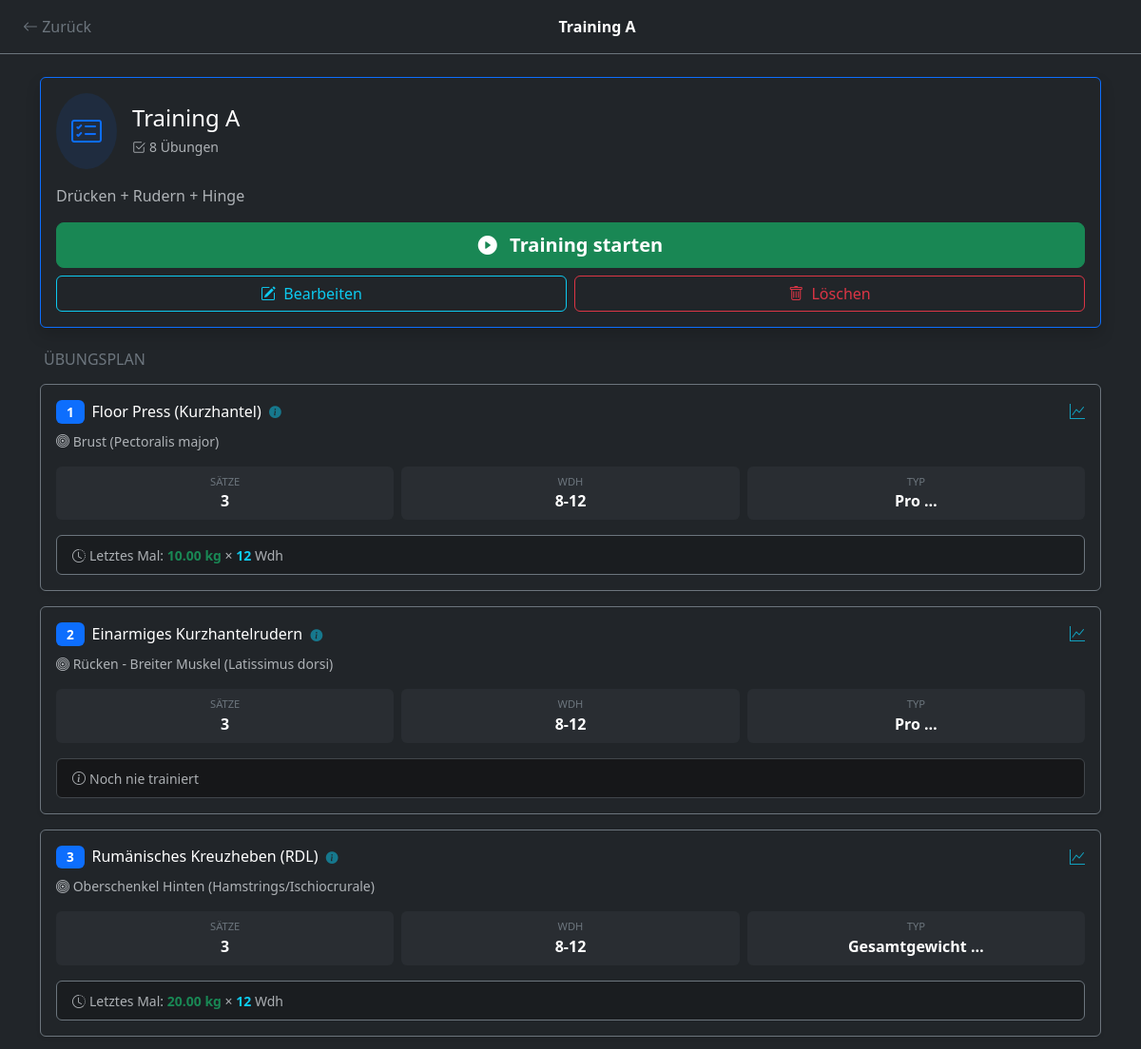
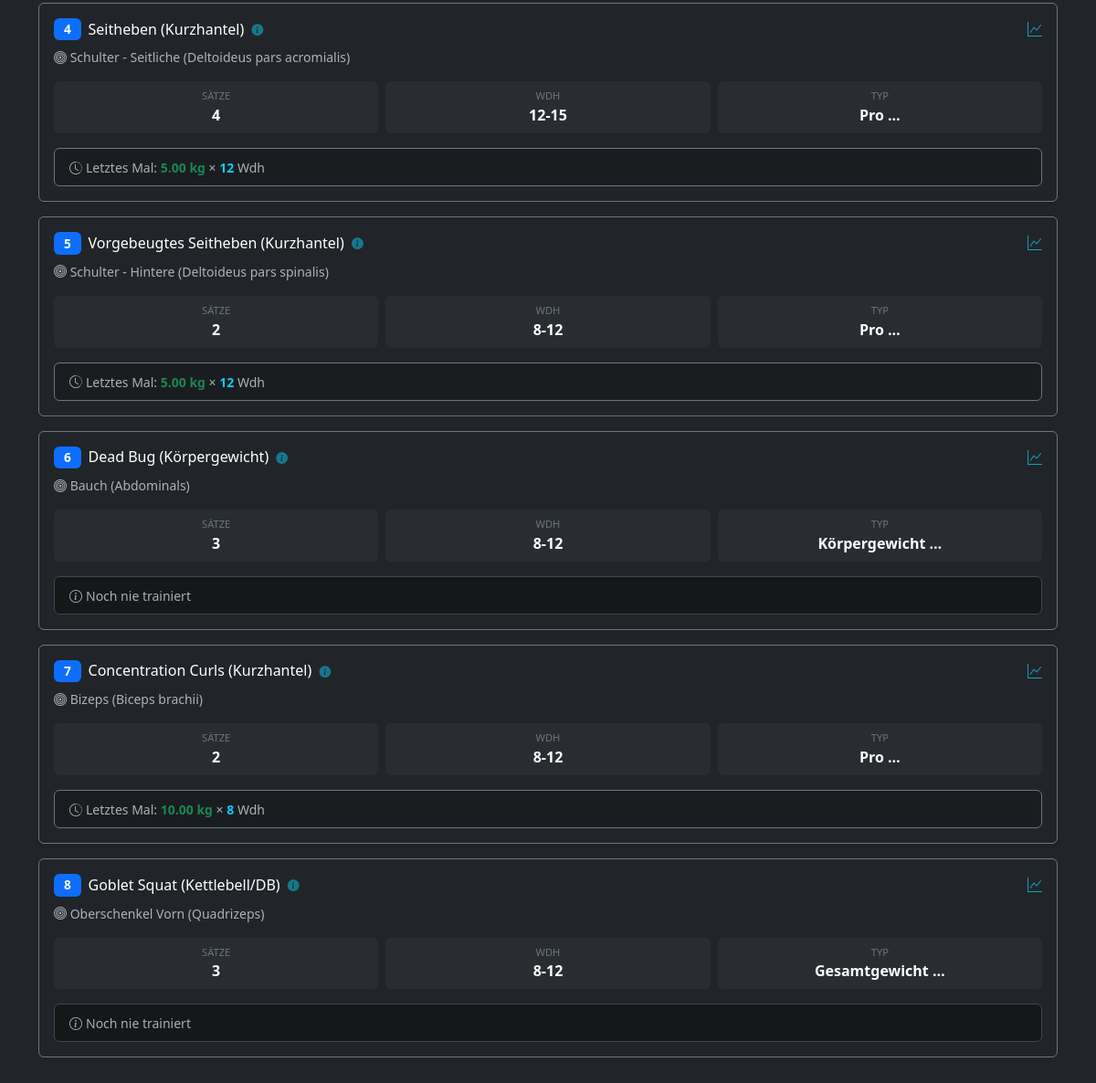
/plan/3/, run on the app's committed database (2 pictures, top to bottom).
### core/models.py (models this page shows, shortened)
class Plan(models.Model):
    user = models.ForeignKey(User, on_delete=models.CASCADE, related_name="plaene", null=True)
    name = models.CharField(max_length=100, verbose_name="Name des Plans")
    beschreibung = models.TextField(blank=True, verbose_name="Beschreibung")
    erstellt_am = models.DateTimeField(auto_now_add=True)
    class Meta:
        verbose_name = "Trainingsplan"
        verbose_name_plural = "Trainingspläne"

class PlanUebung(models.Model):
    plan = models.ForeignKey(Plan, on_delete=models.CASCADE, related_name="uebungen")
    uebung = models.ForeignKey(Uebung, on_delete=models.CASCADE, verbose_name="Übung")
    reihenfolge = models.PositiveIntegerField(default=1, verbose_name="Reihenfolge")
    trainingstag = models.CharField(max_length=100, blank=True, verbose_name="Trainingstag/Session")
    saetze_ziel = models.PositiveIntegerField(default=3, verbose_name="Geplante Sätze")
    wiederholungen_ziel = models.CharField(max_length=50, blank=True, verbose_name="Ziel-Wdh (z.B. 8-12)")
    class Meta:
        verbose_name = "Plan-Übung"
        verbose_name_plural = "Plan-Übungen"
        ordering = ['reihenfolge']

class Uebung(models.Model):
    bezeichnung = models.CharField(max_length=100, unique=True, verbose_name="Name der Übung")
    muskelgruppe = models.CharField(max_length=50, choices=MUSKELGRUPPEN, verbose_name="Hauptmuskel")
    hilfsmuskeln = models.JSONField(default=list, blank=True, verbose_name="Hilfsmuskelgruppen")
    gewichts_typ = models.CharField(max_length=20, choices=GEWICHTS_TYP, default='GESAMT', verbose_name="Gewichtsart")
    bewegungstyp = models.CharField(max_length=20, choices=BEWEGUNGS_TYP, default='ISOLATION', verbose_name="Bewegungsmuster")
    equipment = models.ManyToManyField(Equipment, related_name="uebungen", blank=True, verbose_name="Benötigtes Equipment")
    beschreibung = models.TextField(blank=True, verbose_name="Anleitung / Notizen")
    bild = models.ImageField(upload_to='uebungen_bilder/', blank=True, null=True, verbose_name="Foto/Grafik")
    video_link = models.URLField(blank=True, null=True, verbose_name="YouTube Link")
    favoriten = models.ManyToManyField(User, related_name="favoriten_uebungen", blank=True)
    erstellt_am = models.DateTimeField(auto_now_add=True)
    class Meta:
        verbose_name = "Übung"
        verbose_name_plural = "Übungen"
        ordering = ['bezeichnung']

class Satz(models.Model):
    einheit = models.ForeignKey(Trainingseinheit, on_delete=models.CASCADE, related_name="saetze")
    uebung = models.ForeignKey(Uebung, on_delete=models.PROTECT, verbose_name="Übung")
    satz_nr = models.PositiveIntegerField(default=1, verbose_name="Satz Nr.")
    gewicht = models.DecimalField(max_digits=6, decimal_places=2, verbose_name="Gewicht (kg)")
    wiederholungen = models.PositiveIntegerField(verbose_name="Wdh.")
    ist_aufwaermsatz = models.BooleanField(default=False, verbose_name="Warmup")
    rpe = models.DecimalField(
        max_digits=3,
        decimal_places=1,
        blank=True,
        null=True,
        verbose_name="RPE (1-10)",
        validators=[MinValueValidator(1.0), MaxValueValidator(10.0)]
    )
    notiz = models.TextField(blank=True, null=True, verbose_name="Notiz", max_length=500)
    superset_gruppe = models.PositiveIntegerField(
        default=0,
        verbose_name="Superset-Gruppe",
        help_text="0 = keine Gruppe, 1-9 = Gruppennummer für Supersätze"
    )
    class Meta:
        verbose_name = "Satz"
        verbose_name_plural = "Sätze"
        ordering = ['einheit', 'satz_nr']
        indexes = [
            models.Index(fields=['uebung', 'einheit']),
        ]

### core/views.py (the view)
# urls.py: path('plan/<int:plan_id>/', views.plan_details, name='plan_details'),
def plan_details(request, plan_id):
    plan = get_object_or_404(Plan, id=plan_id)
    plan_uebungen = plan.uebungen.all().order_by('reihenfolge')
    uebungen_mit_historie = []
    for plan_uebung in plan_uebungen:
        letzter_satz = Satz.objects.filter(
            uebung=plan_uebung.uebung,
            ist_aufwaermsatz=False
        ).order_by('-einheit__datum').first()
        uebungen_mit_historie.append({
            'plan_uebung': plan_uebung,
            'letztes_gewicht': letzter_satz.gewicht if letzter_satz else None,
            'letzte_wdh': letzter_satz.wiederholungen if letzter_satz else None,
        })
    context = {
        'plan': plan,
        'uebungen_mit_historie': uebungen_mit_historie,
    }
    return render(request, 'core/plan_details.html', context)

### core/templates/core/plan_details.html (shortened to what this page needs)
<!doctype html>
<html lang="de" data-bs-theme="dark">
  <head>
    <link href="https://cdn.jsdelivr.net/npm/bootstrap@5.3.3/dist/css/bootstrap.min.css" rel="stylesheet">
    <link rel="stylesheet" href="https://cdn.jsdelivr.net/npm/bootstrap-icons@1.11.3/font/bootstrap-icons.min.css">
  </head>
  <body>
    <nav class="navbar navbar-dark bg-dark border-bottom border-secondary mb-4">
      <div class="container-fluid">
        <a class="btn btn-outline-secondary border-0" href="{% url 'training_select_plan' %}">
            <i class="bi bi-arrow-left"></i> Zurück
        </a>
        <span class="navbar-text text-white fw-bold text-truncate" style="max-width: 200px;">
            {{ plan.name }}
        </span>
      </div>
    </nav>
    <div class="container pb-5">
        <div class="card bg-dark border-primary mb-4 shadow">
            <div class="card-body">
                <div class="d-flex align-items-center mb-3">
                    <div class="bg-primary bg-opacity-10 rounded-circle p-3 me-3">
                        <i class="bi bi-card-checklist fs-2 text-primary"></i>
                    </div>
                    <div>
                        <h4 class="text-white mb-1">{{ plan.name }}</h4>
                        <small class="text-muted">
                            <i class="bi bi-check2-square me-1"></i>{{ uebungen_mit_historie|length }} Übungen
                        </small>
                    </div>
                </div>
                {% if plan.beschreibung %}
                <p class="text-muted mb-3">{{ plan.beschreibung }}</p>
                {% endif %}
                <div class="d-grid gap-2">
                    <a href="{% url 'training_start_plan' plan.id %}" class="btn btn-success btn-lg fw-bold">
                        <i class="bi bi-play-circle-fill me-2"></i> Training starten
                    </a>
                    <div class="row g-2">
                        <div class="col">
                            <a href="{% url 'edit_plan' plan.id %}" class="btn btn-outline-info w-100">
                                <i class="bi bi-pencil-square me-1"></i> Bearbeiten
                            </a>
                        </div>
                        <div class="col">
                            <button class="btn btn-outline-danger w-100" data-bs-toggle="modal" data-bs-target="#deletePlanModal">
                                <i class="bi bi-trash me-1"></i> Löschen
                            </button>
                        </div>
                    </div>
                </div>
            </div>
        </div>
        <h6 class="text-secondary mb-3 ps-1 text-uppercase">Übungsplan</h6>
        {% for item in uebungen_mit_historie %}
        <div class="card bg-dark border-secondary mb-3 shadow-sm">
            <div class="card-body">
                <div class="d-flex justify-content-between align-items-start mb-2">
                    <div class="d-flex align-items-center">
                        <span class="badge bg-primary me-2">{{ item.plan_uebung.reihenfolge }}</span>
                        <h6 class="mb-0 text-white">
                            <a href="#" class="text-decoration-none text-white exercise-link"
                               data-exercise-id="{{ item.plan_uebung.uebung.id }}"
                               title="Übungsdetails anzeigen">
                                {{ item.plan_uebung.uebung.bezeichnung }}
                                <i class="bi bi-info-circle-fill text-info opacity-50 ms-1"></i>
                            </a>
                        </h6>
                    </div>
                    <a href="{% url 'exercise_stats' item.plan_uebung.uebung.id %}"
                       class="text-info text-decoration-none opacity-75">
                        <i class="bi bi-graph-up"></i>
                    </a>
                </div>
                <small class="text-muted d-block mb-3">
                    <i class="bi bi-bullseye"></i> {{ item.plan_uebung.uebung.get_muskelgruppe_display }}
                </small>
                <div class="row g-2 mb-3">
                    <div class="col-4">
                        <div class="bg-secondary bg-opacity-10 rounded p-2 text-center">
                            <small class="text-secondary d-block" style="font-size: 0.7rem;">SÄTZE</small>
                            <strong class="text-white">{{ item.plan_uebung.saetze_ziel }}</strong>
                        </div>
                    </div>
                    <div class="col-4">
                        <div class="bg-secondary bg-opacity-10 rounded p-2 text-center">
                            <small class="text-secondary d-block" style="font-size: 0.7rem;">WDH</small>
                            <strong class="text-white">{{ item.plan_uebung.wiederholungen_ziel|default:"--" }}</strong>
                        </div>
                    </div>
                    <div class="col-4">
                        <div class="bg-secondary bg-opacity-10 rounded p-2 text-center">
                            <small class="text-secondary d-block" style="font-size: 0.7rem;">TYP</small>
                            <strong class="text-white">{{ item.plan_uebung.uebung.get_gewichts_typ_display|truncatewords:1 }}</strong>
                        </div>
                    </div>
                </div>
                {% if item.letztes_gewicht %}
                <div class="alert alert-dark border-secondary mb-0 py-2 px-3">
                    <small class="text-muted">
                        <i class="bi bi-clock-history me-1"></i>Letztes Mal:
                        <strong class="text-success">{{ item.letztes_gewicht }} kg</strong> ×
                        <strong class="text-info">{{ item.letzte_wdh }}</strong> Wdh
                    </small>
                </div>
                {% else %}
                <div class="alert alert-secondary mb-0 py-2 px-3">
                    <small class="text-muted">
                        <i class="bi bi-info-circle me-1"></i>Noch nie trainiert
                    </small>
                </div>
                {% endif %}
            </div>
        </div>
        {% endfor %}
    </div>
  </body>
</html>

### core/templates/core/exercise_info_modal.html (style rules this page uses)
.exercise-link { cursor: pointer; color: #0d6efd; text-decoration: none; transition: all 0.2s; }
.exercise-link i { font-size: 0.8em; opacity: 0.6; margin-left: 0.25rem; }
.badge { font-size: 0.85rem; padding: 0.4em 0.8em; }

### data on the page
Plan: name "Training A", beschreibung "Drücken + Rudern + Hinge"
PlanUebung: plan_uebung.reihenfolge "1", plan_uebung.uebung.bezeichnung "Floor Press (Kurzhantel)", plan_uebung.uebung.muskelgruppe "Brust (Pectoralis major)", plan_uebung.saetze_ziel "3", plan_uebung.wiederholungen_ziel "8-12", plan_uebung.uebung.gewichts_typ "Pro …", letztes_gewicht "10.00", letzte_wdh "12"
PlanUebung: plan_uebung.reihenfolge "2", plan_uebung.uebung.bezeichnung "Einarmiges Kurzhantelrudern", plan_uebung.uebung.muskelgruppe "Rücken - Breiter Muskel (Latissimus dorsi)", plan_uebung.saetze_ziel "3", plan_uebung.wiederholungen_ziel "8-12", plan_uebung.uebung.gewichts_typ "Pro …", shows "Noch nie trainiert"
PlanUebung: plan_uebung.reihenfolge "3", plan_uebung.uebung.bezeichnung "Rumänisches Kreuzheben (RDL)", plan_uebung.uebung.muskelgruppe "Oberschenkel Hinten (Hamstrings/Ischiocrurale)", plan_uebung.saetze_ziel "3", plan_uebung.wiederholungen_ziel "8-12", plan_uebung.uebung.gewichts_typ "Gesamtgewicht …", letztes_gewicht "20.00", letzte_wdh "12"
PlanUebung: plan_uebung.reihenfolge "4", plan_uebung.uebung.bezeichnung "Seitheben (Kurzhantel)", plan_uebung.uebung.muskelgruppe "Schulter - Seitliche (Deltoideus pars acromialis)", plan_uebung.saetze_ziel "4", plan_uebung.wiederholungen_ziel "12-15", plan_uebung.uebung.gewichts_typ "Pro …", letztes_gewicht "5.00", letzte_wdh "12"
PlanUebung: plan_uebung.reihenfolge "5", plan_uebung.uebung.bezeichnung "Vorgebeugtes Seitheben (Kurzhantel)", plan_uebung.uebung.muskelgruppe "Schulter - Hintere (Deltoideus pars spinalis)", plan_uebung.saetze_ziel "2", plan_uebung.wiederholungen_ziel "8-12", plan_uebung.uebung.gewichts_typ "Pro …", letztes_gewicht "5.00", letzte_wdh "12"
PlanUebung: plan_uebung.reihenfolge "6", plan_uebung.uebung.bezeichnung "Dead Bug (Körpergewicht)", plan_uebung.uebung.muskelgruppe "Bauch (Abdominals)", plan_uebung.saetze_ziel "3", plan_uebung.wiederholungen_ziel "8-12", plan_uebung.uebung.gewichts_typ "Körpergewicht …", shows "Noch nie trainiert"
PlanUebung: plan_uebung.reihenfolge "7", plan_uebung.uebung.bezeichnung "Concentration Curls (Kurzhantel)", plan_uebung.uebung.muskelgruppe "Bizeps (Biceps brachii)", plan_uebung.saetze_ziel "2", plan_uebung.wiederholungen_ziel "8-12", plan_uebung.uebung.gewichts_typ "Pro …", letztes_gewicht "10.00", letzte_wdh "8"
PlanUebung: plan_uebung.reihenfolge "8", plan_uebung.uebung.bezeichnung "Goblet Squat (Kettlebell/DB)", plan_uebung.uebung.muskelgruppe "Oberschenkel Vorn (Quadrizeps)", plan_uebung.saetze_ziel "3", plan_uebung.wiederholungen_ziel "8-12", plan_uebung.uebung.gewichts_typ "Gesamtgewicht …", shows "Noch nie trainiert"

### other printed values
{{ uebungen_mit_historie|length }} "8"
